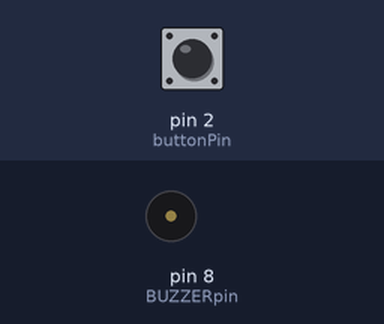
Bench run of a sketch on a simulated Arduino Uno, built with avr-gcc and run on an emulated ATmega328P. Parts: buzzer (waves = sounding). Inputs (shaded band) come from the test bench; at power-on: pin 2 (buttonPin) LOW.

Above: at 1.2 s.
1.3 s: pin 2 (buttonPin) pulled HIGH for 0.15 s
At 1.8 s:
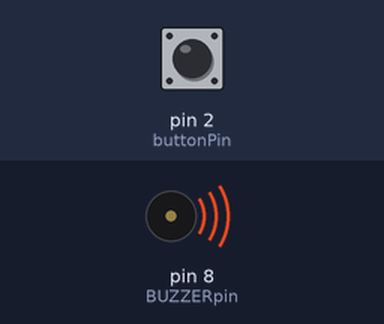
3.9 s: pin 2 (buttonPin) pulled HIGH for 1 s
At 6.2 s:
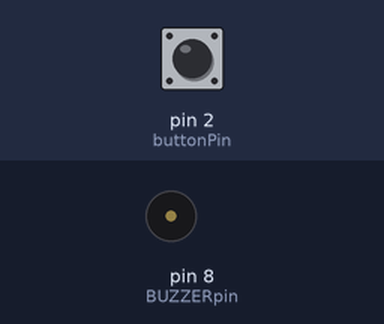
6.5 s: pin 2 (buttonPin) pulled HIGH for 3.2 s
At 7.0 s:
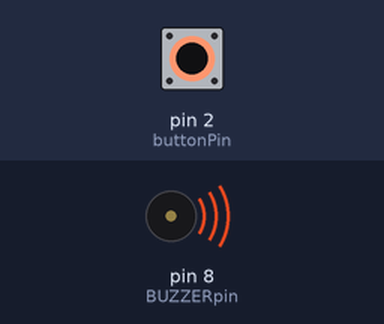
Timing chart, 0 to 11.3 s (numbered marks = the images above; inputs shaded):
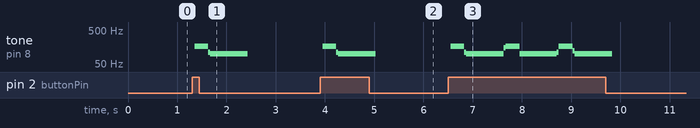

Measured:
- after the input at 1.3 s, tone on pin 8 (BUZZERpin): silent → 166 Hz after 0.05 s, → 111 Hz 0.28 s later, → 100 Hz 0.04 s later, → silent 0.76 s later
- after the input at 3.9 s, tone on pin 8 (BUZZERpin): silent → 166 Hz after 0.05 s, → 111 Hz 0.28 s later, → 100 Hz 0.04 s later, → silent 0.76 s later
- after the input at 6.5 s, tone on pin 8 (BUZZERpin): plays 166 Hz for 0.28 s, 111 Hz for 0.04 s, 100 Hz for 0.76 s, 148 Hz for 0.04 s, 166 Hz for 0.28 s, 100 Hz for 0.76 s … (10 notes in this stretch), starting after 0.05 s

The sketch:

doorbell_buzzer_by_switch.ino
```cpp
const int buttonPin = 2;
const int BUZZERpin = 8;
int buttonREAD = 0;

void setup() {
  // put your setup code here, to run once:

pinMode(buttonPin, INPUT);
pinMode(BUZZERpin,OUTPUT);

}

void loop() {
  // put your main code here, to run repeatedly:
buttonREAD = digitalRead(buttonPin);

if (buttonREAD == 1){
  for (int n = 0; n<50; n++){
    digitalWrite(BUZZERpin, HIGH);
    delay(3);
    digitalWrite(BUZZERpin,LOW);
    delay(3);
  }
  for (int n = 0; n<80; n++){
    digitalWrite(BUZZERpin, HIGH);
    delay(5);
    digitalWrite(BUZZERpin,LOW);
    delay(5);
  }


}

}
```
